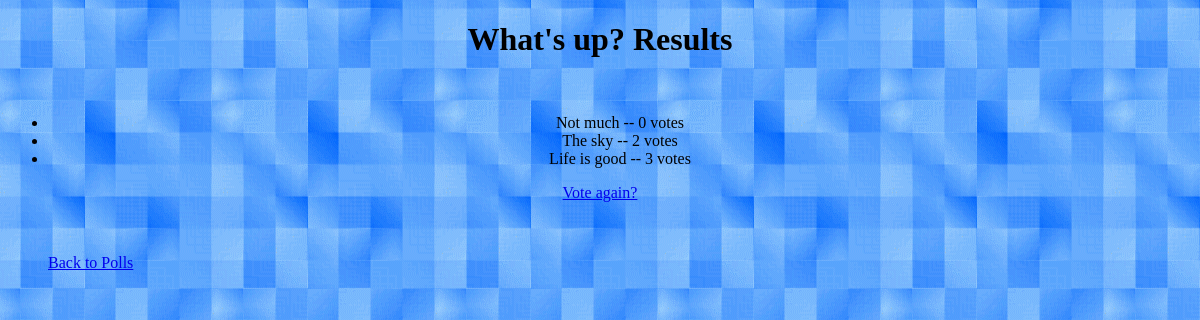
/polls/1/results/, run on an earlier commit of the app's database.
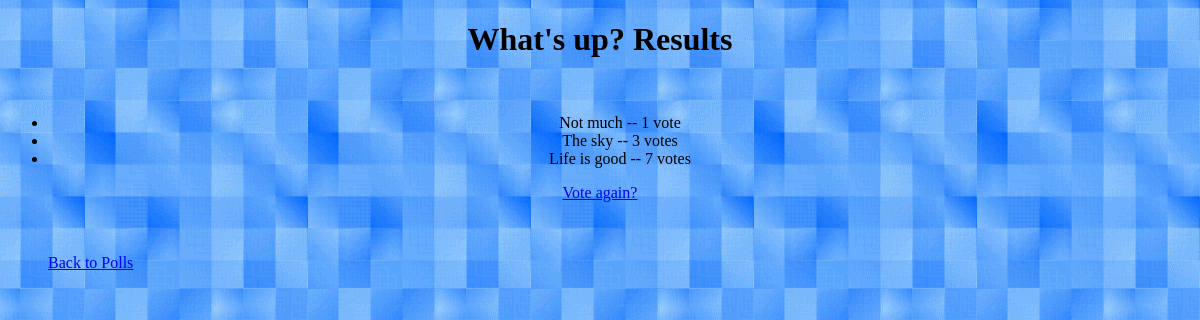
And on a later commit of the database.
### polls/models.py (models this page shows, shortened)
class Poll(models.Model):
    question = models.CharField(max_length=200)
    pub_date = models.DateTimeField('date published')

class Choice(models.Model):
    poll = models.ForeignKey(Poll)
    choice_text = models.CharField(max_length=200)
    votes = models.IntegerField(default=0)

### polls/views.py (the view)
# urls.py: url(r'^(?P<pk>\d+)/results/$', views.ResultsView.as_view(), name='results'),
class ResultsView(generic.DetailView):
    model = Poll
    template_name = 'polls/results.html'

### polls/templates/polls/results.html
{% extends "base.html" %}
{% block header %}
{{ poll.question }} Results
{% endblock %}
{% block content %}
<ul>
{% for choice in poll.choice_set.all %}
    <li>{{ choice.choice_text }} -- {{ choice.votes }} vote{{ choice.votes|pluralize }}</li>
{% endfor %}
</ul>
<a href="{% url 'polls:detail' poll.id %}">Vote again?</a>
{% endblock %}

### polls/templates/base.html (shortened to what this page needs)
<!DOCTYPE html>
<html lang="en">
{% load staticfiles %}
<head>
    <link rel="stylesheet" type="text/css" href="{% static 'polls/style.css' %}" />
</head>
<body>
<h1 align="center">
{% block header %}{% endblock %}
</h1>
<br>
       <div id="content" align="center">
        {% block content %}{% endblock %}
    </div>
<br>
<br>
    <div id="sidebar" align="left">
        {% block sidebar %}
        <ul>
            <a href="/polls/">Back to Polls</a>
        </ul>
        {% endblock %}
    </div>
</body>
</html>

### polls/static/polls/style.css (style rules this page uses)
body { background: white url("images/background.gif") right bottom; }

What changed in the data, as far as the page shows it:
changed Choice "Not much": votes "0" → "1"
changed Choice "The sky": votes "2" → "3"
changed Choice "Life is good": votes "3" → "7"
